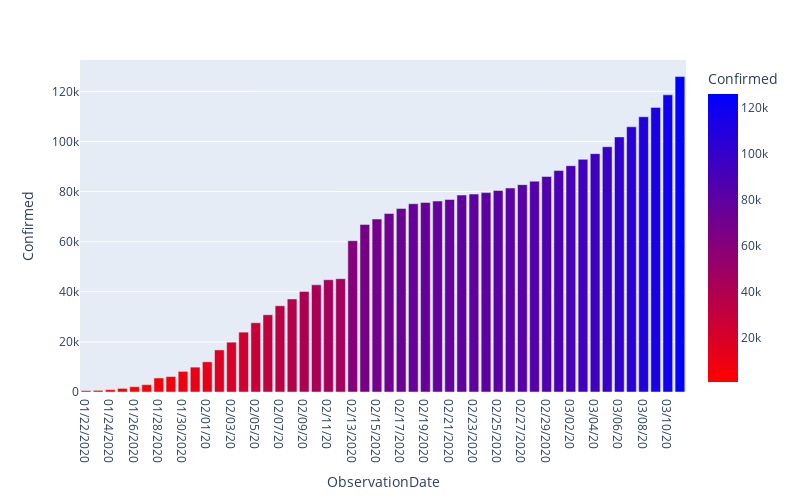

Here is the notebook cell this chart was saved with:
### Code cell
"Confirmed all the time"
import plotly.express as px
import plotly.io as pio
pio.renderers
#plt.figure(figsize = (24, 15))
fig = px.bar(c, 'ObservationDate',
             'Confirmed',
             color = 'Confirmed',
             color_continuous_scale='Bluered_r',
            width = 800, height = 500)
fig.show(renderers = 'svg')
#plt.xticks(rotation = 90)
#plt.xlabel('Date')"

### Figure 1 — Plotly figure (JSON) as saved in the notebook; plotly's stock layout.template omitted (floating-point values rounded to 4 significant figures)
{"data": [{"alignmentgroup": "True", "hoverlabel": {"namelength": 0}, "hovertemplate": "ObservationDate=%{x}<br>Confirmed=%{marker.color}", "legendgroup": "", "marker": {"color": [555, 653, 941, 1438, 2118, 2927, 5578, 6165, 8235, 9925, 12038, 16787, 19881, 23892, 27636, 30818, 34392, 37121, 40151, 42763, 44803, 45222, 60370, 66887, 69032, 71226, 73260, 75138, 75641, 76199, 76843, 78599, 78985, 79570, 80415, 81397, 82756, 84124, 86013, 88371, 90309, 92844, 95124, 97886, 101800, 105836, 109835, 113582, 118582, 125865], "coloraxis": "coloraxis"}, "name": "", "offsetgroup": "", "orientation": "v", "showlegend": false, "textposition": "auto", "type": "bar", "x": ["01/22/2020", "01/23/2020", "01/24/2020", "01/25/2020", "01/26/2020", "01/27/2020", "01/28/2020", "01/29/2020", "01/30/2020", "01/31/2020", "02/01/20", "02/02/20", "02/03/20", "02/04/20", "02/05/20", "02/06/20", "02/07/20", "02/08/20", "02/09/20", "02/10/20", "02/11/20", "02/12/20", "02/13/2020", "02/14/2020", "02/15/2020", "02/16/2020", "02/17/2020", "02/18/2020", "02/19/2020", "02/20/2020", "02/21/2020", "02/22/2020", "02/23/2020", "02/24/2020", "02/25/2020", "02/26/2020", "02/27/2020", "02/28/2020", "02/29/2020", "03/01/20", "03/02/20", "03/03/20", "03/04/20", "03/05/20", "03/06/20", "03/07/20", "03/08/20", "03/09/20", "03/10/20", "03/11/20"], "xaxis": "x", "y": [555, 653, 941, 1438, 2118, 2927, 5578, 6165, 8235, 9925, 12038, 16787, 19881, 23892, 27636, 30818, 34392, 37121, 40151, 42763, 44803, 45222, 60370, 66887, 69032, 71226, 73260, 75138, 75641, 76199, 76843, 78599, 78985, 79570, 80415, 81397, 82756, 84124, 86013, 88371, 90309, 92844, 95124, 97886, 101800, 105836, 109835, 113582, 118582, 125865], "yaxis": "y"}], "layout": {"barmode": "relative", "coloraxis": {"colorbar": {"title": {"text": "Confirmed"}}, "colorscale": [[0, "rgb(255,0,0)"], [1, "rgb(0,0,255)"]]}, "height": 500, "legend": {"tracegroupgap": 0}, "margin": {"t": 60}, "width": 800, "xaxis": {"anchor": "y", "domain": [0, 1], "title": {"text": "ObservationDate"}}, "yaxis": {"anchor": "x", "domain": [0, 1], "title": {"text": "Confirmed"}}}}
